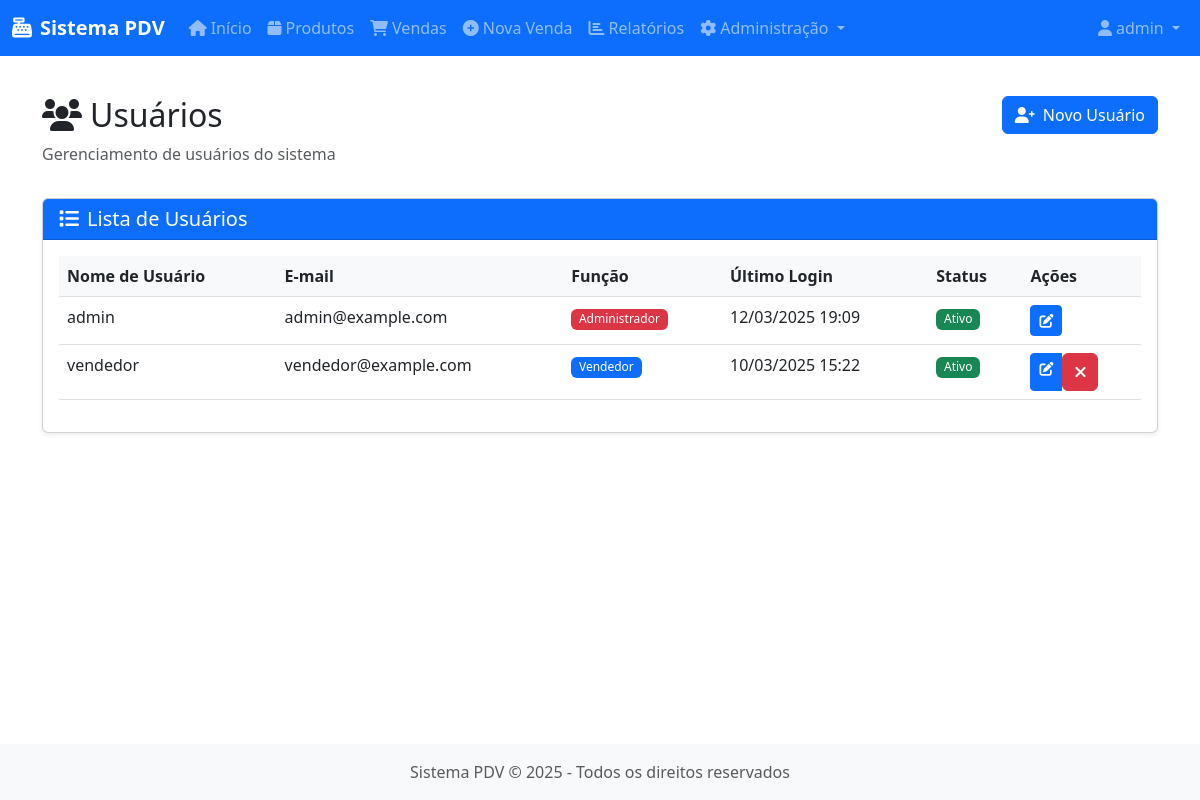
The app's page /users (signed in) with its own data.
### app/models/user.py (models this page shows, shortened)
class User(UserMixin, db.Model):
    __tablename__ = 'users'
    id = db.Column(db.Integer, primary_key=True)
    username = db.Column(db.String(64), unique=True, index=True, nullable=False)
    email = db.Column(db.String(120), unique=True, index=True, nullable=False)
    password_hash = db.Column(db.String(128), nullable=False)
    role = db.Column(db.String(20), default='vendedor')  # 'admin' ou 'vendedor'
    created_at = db.Column(db.DateTime, default=datetime.utcnow)
    last_login = db.Column(db.DateTime, nullable=True)
    active = db.Column(db.Boolean, default=True)
    sales = db.relationship('Sale', backref='seller', lazy='dynamic')
    def is_admin(self):
        return self.role == 'admin'

### app/routes/auth.py (the view)
@auth.route('/users')
@login_required
def users():
    if not current_user.is_admin():
        flash('Você não tem permissão para acessar esta página.', 'danger')
        return redirect(url_for('main.index'))
    users = User.query.all()
    return render_template('auth/users.html', users=users)

### app/__init__.py (called while the page is built)
def create_app(config_class=Config):
    app = Flask(__name__)
    app.config.from_object(config_class)
    db.init_app(app)
    migrate.init_app(app, db)
    login_manager.init_app(app)
    from app.routes.auth import auth as auth_blueprint
    app.register_blueprint(auth_blueprint)
    from app.routes.main import main as main_blueprint
    app.register_blueprint(main_blueprint)
    from app.routes.products import products as products_blueprint
    app.register_blueprint(products_blueprint)
    from app.routes.sales import sales as sales_blueprint
    app.register_blueprint(sales_blueprint)
    from app.routes.reports import reports as reports_blueprint
    app.register_blueprint(reports_blueprint)
    @app.context_processor
    def inject_now():
        return {'now': datetime.utcnow()}
    with app.app_context():
        db.create_all()
    return app

### app/models/user.py (called while the page is built)
@login_manager.user_loader
def load_user(user_id):
    return User.query.get(int(user_id))

### app/templates/auth/users.html (shortened to what this page needs)
{% extends "base.html" %}
{% block content %}
<div class="row mb-3">
    <div class="col">
        <h2><i class="fas fa-users me-2"></i>Usuários</h2>
        <p class="text-muted">Gerenciamento de usuários do sistema</p>
    </div>
    <div class="col-auto">
        <a href="{{ url_for('auth.register') }}" class="btn btn-primary">
            <i class="fas fa-user-plus me-2"></i>Novo Usuário
        </a>
    </div>
</div>
<div class="card">
    <div class="card-header bg-primary text-white">
        <h5 class="mb-0"><i class="fas fa-list me-2"></i>Lista de Usuários</h5>
    </div>
    <div class="card-body">
        <div class="table-responsive">
            <table class="table table-hover">
                <thead>
                    <tr>
                        <th>Nome de Usuário</th>
                        <th>E-mail</th>
                        <th>Função</th>
                        <th>Último Login</th>
                        <th>Status</th>
                        <th>Ações</th>
                    </tr>
                </thead>
                <tbody>
                    {% for user in users %}
                    <tr>
                        <td>{{ user.username }}</td>
                        <td>{{ user.email }}</td>
                        <td>
                            {% if user.role == 'admin' %}
                            <span class="badge bg-danger">Administrador</span>
                            {% else %}
                            <span class="badge bg-primary">Vendedor</span>
                            {% endif %}
                        </td>
                        <td>
                            {% if user.last_login %}
                            {{ user.last_login.strftime('%d/%m/%Y %H:%M') }}
                            {% else %}
                            Nunca
                            {% endif %}
                        </td>
                        <td>
                            {% if user.active %}
                            <span class="badge bg-success">Ativo</span>
                            {% else %}
                            <span class="badge bg-danger">Inativo</span>
                            {% endif %}
                        </td>
                        <td>
                            <div class="btn-group btn-group-sm">
                                <a href="{{ url_for('auth.edit_user', user_id=user.id) }}" class="btn btn-primary" title="Editar">
                                    <i class="fas fa-edit"></i>
                                </a>
                                {% if user.id != current_user.id %}
                                <form action="{{ url_for('auth.toggle_user', user_id=user.id) }}" method="POST" class="d-inline">
                                    <button type="submit" class="btn btn-{{ 'danger' if user.active else 'success' }}" title="{{ 'Desativar' if user.active else 'Ativar' }}" onclick="return confirm('Tem certeza que deseja {{ 'desativar' if user.active else 'ativar' }} este usuário?')">
                                        <i class="fas fa-{{ 'times' if user.active else 'check' }}"></i>
                                    </button>
                                </form>
                                {% endif %}
                            </div>
                        </td>
                    </tr>
                    {% endfor %}
                </tbody>
            </table>
        </div>
    </div>
</div>
{% endblock %}

### app/templates/base.html (shortened to what this page needs)
<!DOCTYPE html>
<html lang="pt-br">
<head>
    <link href="https://cdn.jsdelivr.net/npm/bootstrap@5.3.0-alpha1/dist/css/bootstrap.min.css" rel="stylesheet">
    <link rel="stylesheet" href="https://cdnjs.cloudflare.com/ajax/libs/font-awesome/6.0.0/css/all.min.css">
    <link rel="stylesheet" href="{{ url_for('static', filename='css/style.css') }}">
</head>
<body>
    {% if current_user.is_authenticated %}
    <nav class="navbar navbar-expand-lg navbar-dark bg-primary">
        <div class="container-fluid">
            <a class="navbar-brand" href="{{ url_for('main.index') }}">
                <i class="fas fa-cash-register me-2"></i>Sistema PDV
            </a>
            <div class="collapse navbar-collapse" id="navbarNav">
                <ul class="navbar-nav me-auto">
                    <li class="nav-item">
                        <a class="nav-link" href="{{ url_for('main.index') }}">
                            <i class="fas fa-home me-1"></i>Início
                        </a>
                    </li>
                    <li class="nav-item">
                        <a class="nav-link" href="{{ url_for('products.index') }}">
                            <i class="fas fa-box me-1"></i>Produtos
                        </a>
                    </li>
                    <li class="nav-item">
                        <a class="nav-link" href="{{ url_for('sales.index') }}">
                            <i class="fas fa-shopping-cart me-1"></i>Vendas
                        </a>
                    </li>
                    <li class="nav-item">
                        <a class="nav-link" href="{{ url_for('sales.new') }}">
                            <i class="fas fa-plus-circle me-1"></i>Nova Venda
                        </a>
                    </li>
                    <li class="nav-item">
                        <a class="nav-link" href="{{ url_for('reports.index') }}">
                            <i class="fas fa-chart-bar me-1"></i>Relatórios
                        </a>
                    </li>
                    {% if current_user.is_admin() %}
                    <li class="nav-item dropdown">
                        <a class="nav-link dropdown-toggle" href="#" id="adminDropdown" role="button" data-bs-toggle="dropdown">
                            <i class="fas fa-cog me-1"></i>Administração
                        </a>
                    </li>
                    {% endif %}
                </ul>
                <ul class="navbar-nav">
                    <li class="nav-item dropdown">
                        <a class="nav-link dropdown-toggle" href="#" id="userDropdown" role="button" data-bs-toggle="dropdown">
                            <i class="fas fa-user me-1"></i>{{ current_user.username }}
                        </a>
                    </li>
                </ul>
            </div>
        </div>
    </nav>
    {% endif %}
    <main class="container py-4">
        {% block content %}{% endblock %}
    </main>
    <footer class="footer mt-auto py-3 bg-light">
        <div class="container text-center">
            <span class="text-muted">Sistema PDV &copy; {{ now.year }} - Todos os direitos reservados</span>
        </div>
    </footer>
</body>
</html>

### app/static/css/style.css (style rules this page uses)
body { min-height: 100vh; display: flex; flex-direction: column; }
main { flex: 1; }
.navbar-brand { font-weight: bold; }
.card { box-shadow: 0 0.125rem 0.25rem rgba(0, 0, 0, 0.075); margin-bottom: 1.5rem; }
.card-header { font-weight: 500; }
.table th { background-color: #f8f9fa; }
.badge { font-weight: 500; }

### records on screen
User: username "admin", email "admin@example.com", role "Administrador", last_login "12/03/2025 19:09", active "Ativo"
User: username "vendedor", email "vendedor@example.com", role "Vendedor", last_login "10/03/2025 15:22", active "Ativo"
